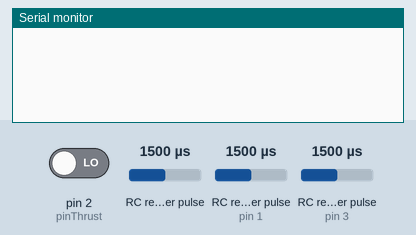
Recording of a sketch running on a simulated Arduino Mega 2560, built with avr-gcc and run on an emulated ATmega2560. Shown: the last lines printed to the serial monitor. Wiring (inferred from the names in the program): 3 × RC receiver channel: data pin 0 / data pin 1 / data pin 3. The inputs (shaded band) are chosen by the test bench; at power-on: RC receiver pulse 1500 µs, RC receiver pulse (sensors on pin 1, pin 3) 1500 µs, pin 2 (pinThrust) LOW.

Above: at 2.2 s.
2.3 s: RC receiver pulse (sensor 0) set to 1020 µs
At 3.5 s:
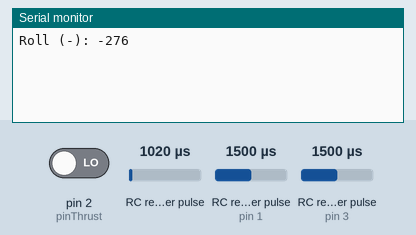
4.6 s: RC receiver pulse (sensor on pin 1) set to 1020 µs
At 5.6 s:
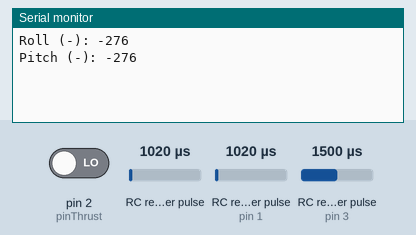
6.7 s: RC receiver pulse (sensor on pin 3) set to 1020 µs
At 7.8 s:
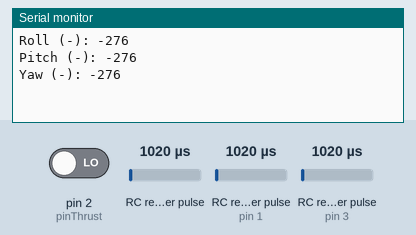
8.8 s: RC receiver pulse (sensor 0) set to 1250 µs
At 10.1 s:
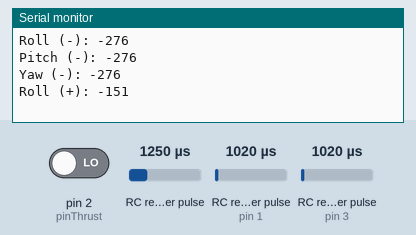
10.3 s: RC receiver pulse (sensor on pin 1) set to 1250 µs
At 10.8 s:
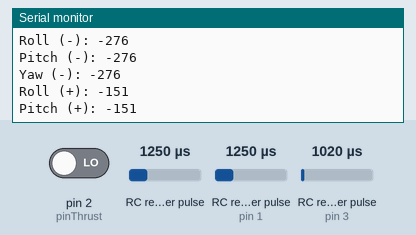
11.8 s: RC receiver pulse (sensor on pin 3) set to 1250 µs
At 12.9 s:
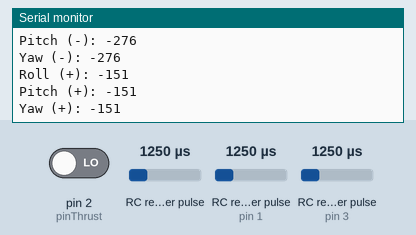

Measured:
- after the input at 2.3 s, the serial monitor: prints a new line after 0.86 s (image 1)
- after the input at 4.6 s, the serial monitor: prints a new line after 0.64 s (image 2)
- after the input at 6.7 s, the serial monitor: prints a new line after 0.63 s (image 3)
- after the input at 8.8 s, the serial monitor: prints a new line after 0.60 s (image 4)
- after the input at 10.3 s, the serial monitor: prints a new line after 0.14 s (image 5)
- after the input at 11.8 s, the serial monitor: prints a new line after 0.73 s (image 6)

The sketch:

FlightController.ino
```cpp
/*
 * FlightController
 *
 * This is an Arduino application that connects with
 * controller through receiver system
 *
 * The circuit:
 * * Arduino Mega2560
 * * Fly Sky FS-T6 Controller
 * * Fly Sky FS-R6B
 *
 * 5/6/18
 * Ariane Krumel
 *
 *
 * Based on https://www.youtube.com/watch?v=v_N5HmXmDyk
 */

int pinRoll   = 0; // Channel 1
int pinPitch  = 1; // Channel 2
int pinThrust = 2; // Channel 3
int pinYaw    = 3; // Channel 4

unsigned long rawData   = 0;
unsigned long rawRoll   = 0;
unsigned long rawPitch  = 0;
unsigned long rawThrust = 0;
int rawYaw    = 0;
int mappedData = 0;
char trim;

void setup() {
  delay(1000);
  pinMode(pinRoll, INPUT);
  pinMode(pinPitch, INPUT);
  pinMode(pinThrust, INPUT);
  pinMode(pinYaw, INPUT);
  Serial.begin(9600);

  rawRoll = pulseIn(pinRoll, HIGH, 25000);
  rawPitch = pulseIn(pinPitch, HIGH, 25000);
  rawThrust = pulseIn(pinThrust, HIGH, 25000);
  rawYaw = pulseIn(pinYaw, HIGH, 25000);
}

void loop() {
  rawData = pulseIn(pinRoll, HIGH, 25000);
  trim = (rawData < rawRoll) ? '-' : '+';
  if(rawData != rawRoll)
  {
    Serial.print("Roll (");
    Serial.print(trim);
    Serial.print("): ");
    mappedData = map(rawData, 1530, 2000, 0, 255);
    Serial.println(mappedData);
    rawRoll = rawData;
  }

  rawData = pulseIn(pinPitch, HIGH, 25000);
  trim = (rawData < rawPitch) ? '-' : '+';
  if(rawData != rawPitch)
  {
    Serial.print("Pitch (");
    Serial.print(trim);
    Serial.print("): ");
    mappedData = map(rawData, 1530, 2000, 0, 255);
    Serial.println(mappedData);
    rawPitch = rawData;
  }

  rawData = pulseIn(pinYaw, HIGH, 25000);
  trim = (rawData < rawYaw) ? '-' : '+';
  if(rawData != rawYaw)
  {
    Serial.print("Yaw (");
    Serial.print(trim);
    Serial.print("): ");
    mappedData = map(rawData, 1530, 2000, 0, 255);
    Serial.println(mappedData);
    rawYaw = rawData;
  }

  rawData = pulseIn(pinThrust, HIGH, 25000);
  trim = (rawData < rawThrust) ? '-' : '+';
  if(rawData != rawThrust)
  {
    Serial.print("Thrust (");
    Serial.print(trim);
    Serial.print("): ");
    mappedData = map(rawData, 1530, 2000, 0, 255);
    Serial.println(mappedData);
    rawThrust = rawData;
  }

  delay(1000);
}
```
